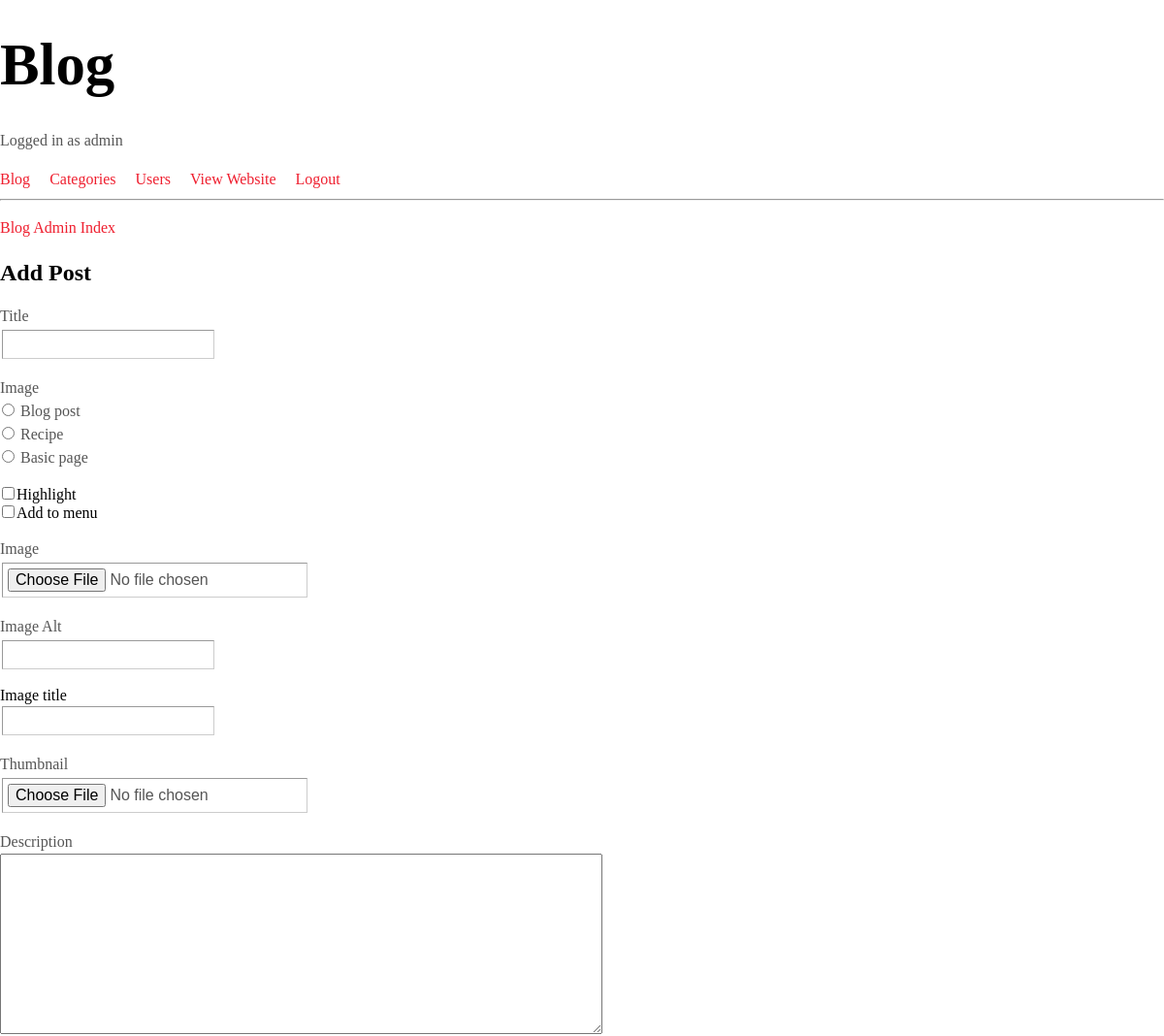
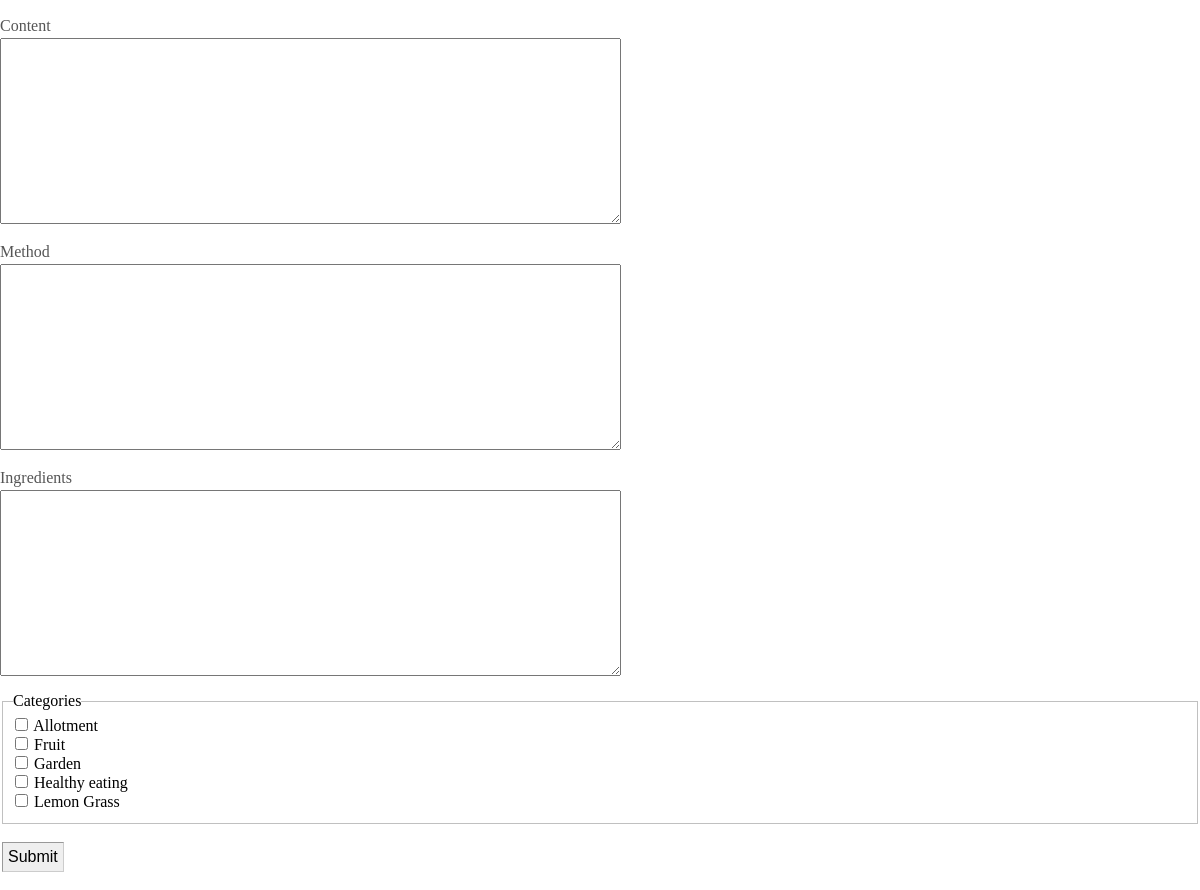
/admin/add-post.php (signed in), run on the app's committed database (2 pictures, top to bottom).
### tables this page shows
CREATE TABLE `blog_cats` (
  `catID` int(11) UNSIGNED NOT NULL,
  `catTitle` varchar(255) DEFAULT NULL,
  `catSlug` varchar(255) DEFAULT NULL
);

### admin/add-post.php (the view, shortened to what this page needs)
<?php
require_once('../includes/config.php');
?>
<!doctype html>
<html lang="en">
<head>
  <link rel="stylesheet" href="../style/normalize.css">
  <link rel="stylesheet" href="../style/main.css">
</head>
<body>
<div id="wrapper" class="add-post">
	<?php include('menu.php');?>
	<p><a href="./">Blog Admin Index</a></p>
	<h2>Add Post</h2>
	<form action='' method='post' enctype="multipart/form-data">
		<p><label>Title</label><br />
		<input type='text' name='postTitle' value='<?php if(isset($error)){ echo $_POST['postTitle'];}?>'></p>
    <p><label>Image</label><br />
    <input type="radio" class="selecttype" name="type" value="blogpost"> Blog post<br>
    <input type="radio" class="selecttype" name="type" value="recipe"> Recipe<br>
    <input type="radio" class="basicpage" name="type" value="basicpage"> Basic page<br>
    </p>
    <input type="checkbox" name="highlight" value="highlight">Highlight<br>
    <input type="checkbox" name="menuItem" value="menuItem">Add to menu<br>
    <p><label>Image</label><br />
    <input type='file' name='postImage'></p>
    <p><label>Image Alt</label><br />
    <input type='text' name='imageAlt' value='<?php if(isset($error)){ echo $_POST['imageAlt'];}?>'></p>
    <label>Image title</label><br />
    <input type='text' name='imageTitle' value='<?php if(isset($error)){ echo $_POST['imageTitle'];}?>'></p>
    <p><label>Thumbnail</label><br />
    <input type='file' name='postThumb'></p>
		<p><label>Description</label><br />
		<textarea name='postDesc' cols='60' rows='10'><?php if(isset($error)){ echo $_POST['postDesc'];}?></textarea></p>
		<p><label>Content</label><br />
		<textarea name='postCont' cols='60' rows='10'><?php if(isset($error)){ echo $_POST['postCont'];}?></textarea></p>
    <div id="show_recipe">
      <p><label>Method</label><br />
      <textarea name='method' cols='60' rows='10'><?php if(isset($error)){ echo $_POST['method'];}?></textarea></p>
      <p><label>Ingredients</label><br />
      <textarea name='ingredients' cols='60' rows='10'><?php if(isset($error)){ echo $_POST['ingredients'];}?></textarea></p>
    </div>
		<fieldset>
			<legend>Categories</legend>
			<?php
			$stmt2 = $db->query('SELECT catID, catTitle FROM blog_cats ORDER BY catTitle');
			while($row2 = $stmt2->fetch()){
			    echo "<input type='checkbox' name='catID[]' value='".$row2['catID']."' $checked> ".$row2['catTitle']."<br />";
			}
			?>
		</fieldset>
		<p><input type='submit' name='submit' value='Submit'></p>
	</form>
</div>

### style/main.css (style rules this page uses)
#wrapper { margin:auto; overflow: auto; }
p,li { color: #555555; font-size: 16px; line-height: 1.5em; }
a { color: #EF1F2F; text-decoration: none; }
form input { border: 1px solid #999999; border-bottom-color: #cccccc; border-right-color: #cccccc; padding: 5px; font-family: Arial, Helvetica, sans-serif; font-size: 1.0em; margin: 2px; }

### data on the page
blog_cats: catTitle "Allotment"
blog_cats: catTitle "Fruit"
blog_cats: catTitle "Garden"
blog_cats: catTitle "Healthy eating"
blog_cats: catTitle "Lemon Grass"

### other printed values
$_SESSION['username'] "admin"
